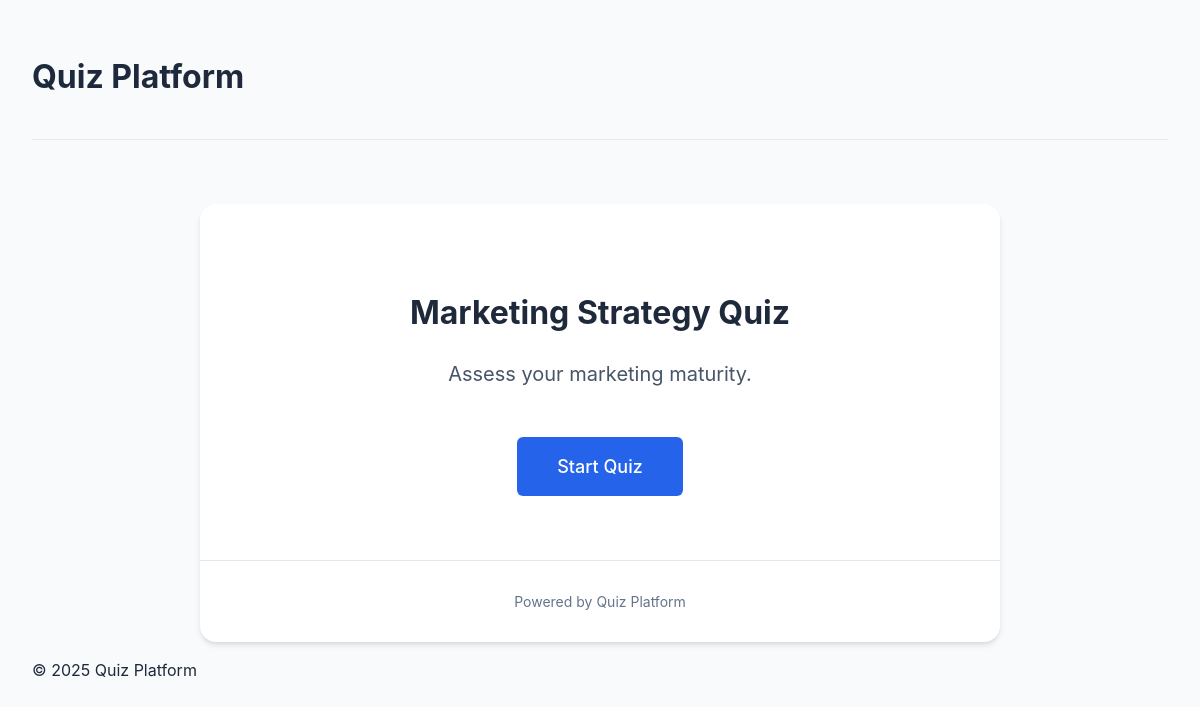
Screenshot of /quiz/marketing-strategy with the database file from the repository.
### app/db_models.py (models this page shows)
class Quiz(Base):
    __tablename__ = "quizzes"
    id = Column(Integer, primary_key=True, index=True)
    slug = Column(String, unique=True, index=True)
    name = Column(String)
    description = Column(String, nullable=True)
    is_active = Column(Boolean, default=True)
    created_at = Column(DateTime, default=datetime.utcnow)
    questions = relationship("QuizQuestion", back_populates="quiz")
    leads = relationship("Lead", back_populates="quiz")

### main.py (the view)
@app.get("/quiz/{slug}", response_class=HTMLResponse)
async def quiz_intro(request: Request, slug: str, db: Session = Depends(get_db)):
    quiz = db.query(db_models.Quiz).filter(db_models.Quiz.slug == slug).first()
    if not quiz:
        return HTMLResponse("Quiz not found", status_code=404)
    return templates.TemplateResponse("quiz/intro.html", {"request": request, "quiz": quiz, "title": quiz.name, "show_footer": True, "footer_text": "Powered by Quiz Platform"})

### templates/quiz/intro.html (shortened to what this page needs)
{% extends "quiz_layout.html" %}
{% block quiz_content %}
<div class="intro-container">
    <h1>{{ quiz.name }}</h1>
    <p class="intro-description">{{ quiz.description }}</p>
    <div class="intro-actions">
        <a href="/quiz/{{ quiz.slug }}/start" class="btn btn-primary btn-lg">Start Quiz</a>
    </div>
</div>
{% endblock %}

### static/style.css (style rules this page uses)
:root { --primary-color: #2563eb; --primary-hover: #1d4ed8; --background-color: #f8fafc; --text-color: #1e293b; --border-color: #e2e8f0; --card-bg: #ffffff; --font-family: 'Inter', system-ui, -apple-system, sans-serif; }
body { font-family: var(--font-family); background-color: var(--background-color); color: var(--text-color); margin: 0; padding: 0; line-height: 1.5; }
h1, h2, h3 { font-weight: 700; color: var(--text-color); }
.btn { display: inline-flex; align-items: center; justify-content: center; padding: 0.75rem 1.5rem; border-radius: 0.375rem; font-weight: 500; cursor: pointer; transition: all 0.2s; border: none; text-decoration: none; }
.btn-primary { background-color: var(--primary-color); color: white; }

### templates/quiz/intro.html (style rules this page uses)
.intro-container { text-align: center; padding: 2rem 0; }
.intro-description { font-size: 1.25rem; color: #475569; margin-bottom: 3rem; max-width: 600px; margin-left: auto; margin-right: auto; }
.btn-lg { padding: 1rem 2.5rem; font-size: 1.125rem; }

### rows the page displays
Quiz: name "Marketing Strategy Quiz", description "Assess your marketing maturity."

### other values shown
{{ footer_text }} "Powered by Quiz Platform"
